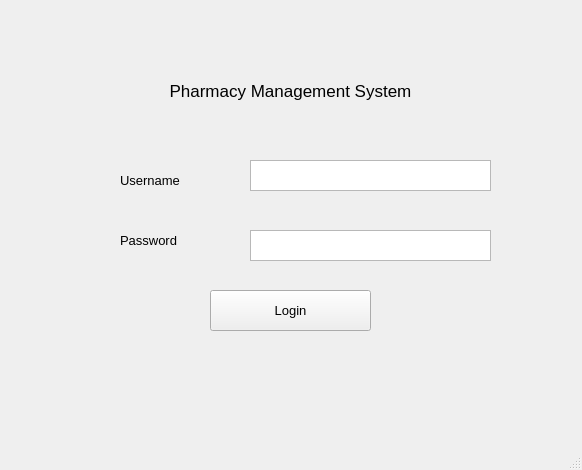
<?xml version="1.0" encoding="UTF-8"?>
<ui version="4.0">
 <class>MainWindow</class>
 <widget class="QMainWindow" name="MainWindow">
  <property name="geometry">
   <rect>
    <x>0</x>
    <y>0</y>
    <width>582</width>
    <height>470</height>
   </rect>
  </property>
  <property name="windowTitle">
   <string>MainWindow</string>
  </property>
  <widget class="QWidget" name="centralwidget">
   <widget class="QTextEdit" name="password">
    <property name="geometry">
     <rect>
      <x>250</x>
      <y>230</y>
      <width>241</width>
      <height>31</height>
     </rect>
    </property>
    <property name="font">
     <font>
      <pointsize>10</pointsize>
     </font>
    </property>
   </widget>
   <widget class="QLabel" name="label">
    <property name="geometry">
     <rect>
      <x>120</x>
      <y>160</y>
      <width>101</width>
      <height>41</height>
     </rect>
    </property>
    <property name="font">
     <font>
      <pointsize>10</pointsize>
     </font>
    </property>
    <property name="text">
     <string>Username</string>
    </property>
   </widget>
   <widget class="QTextEdit" name="username">
    <property name="geometry">
     <rect>
      <x>250</x>
      <y>160</y>
      <width>241</width>
      <height>31</height>
     </rect>
    </property>
    <property name="font">
     <font>
      <pointsize>10</pointsize>
     </font>
    </property>
   </widget>
   <widget class="QLabel" name="label_2">
    <property name="geometry">
     <rect>
      <x>120</x>
      <y>220</y>
      <width>91</width>
      <height>41</height>
     </rect>
    </property>
    <property name="font">
     <font>
      <pointsize>10</pointsize>
     </font>
    </property>
    <property name="text">
     <string>Password</string>
    </property>
   </widget>
   <widget class="QPushButton" name="login">
    <property name="geometry">
     <rect>
      <x>210</x>
      <y>290</y>
      <width>161</width>
      <height>41</height>
     </rect>
    </property>
    <property name="font">
     <font>
      <pointsize>10</pointsize>
     </font>
    </property>
    <property name="text">
     <string>Login</string>
    </property>
   </widget>
   <widget class="QLabel" name="label_6">
    <property name="geometry">
     <rect>
      <x>-10</x>
      <y>70</y>
      <width>601</width>
      <height>41</height>
     </rect>
    </property>
    <property name="font">
     <font>
      <pointsize>13</pointsize>
     </font>
    </property>
    <property name="text">
     <string>Pharmacy Management System</string>
    </property>
    <property name="alignment">
     <set>Qt::AlignCenter</set>
    </property>
   </widget>
   <widget class="QLabel" name="msg">
    <property name="geometry">
     <rect>
      <x>110</x>
      <y>350</y>
      <width>391</width>
      <height>41</height>
     </rect>
    </property>
    <property name="font">
     <font>
      <pointsize>10</pointsize>
     </font>
    </property>
    <property name="text">
     <string/>
    </property>
    <property name="alignment">
     <set>Qt::AlignCenter</set>
    </property>
   </widget>
  </widget>
  <widget class="QMenuBar" name="menubar">
   <property name="geometry">
    <rect>
     <x>0</x>
     <y>0</y>
     <width>582</width>
     <height>26</height>
    </rect>
   </property>
  </widget>
  <widget class="QStatusBar" name="statusbar"/>
 </widget>
 <resources/>
 <connections/>
</ui>
